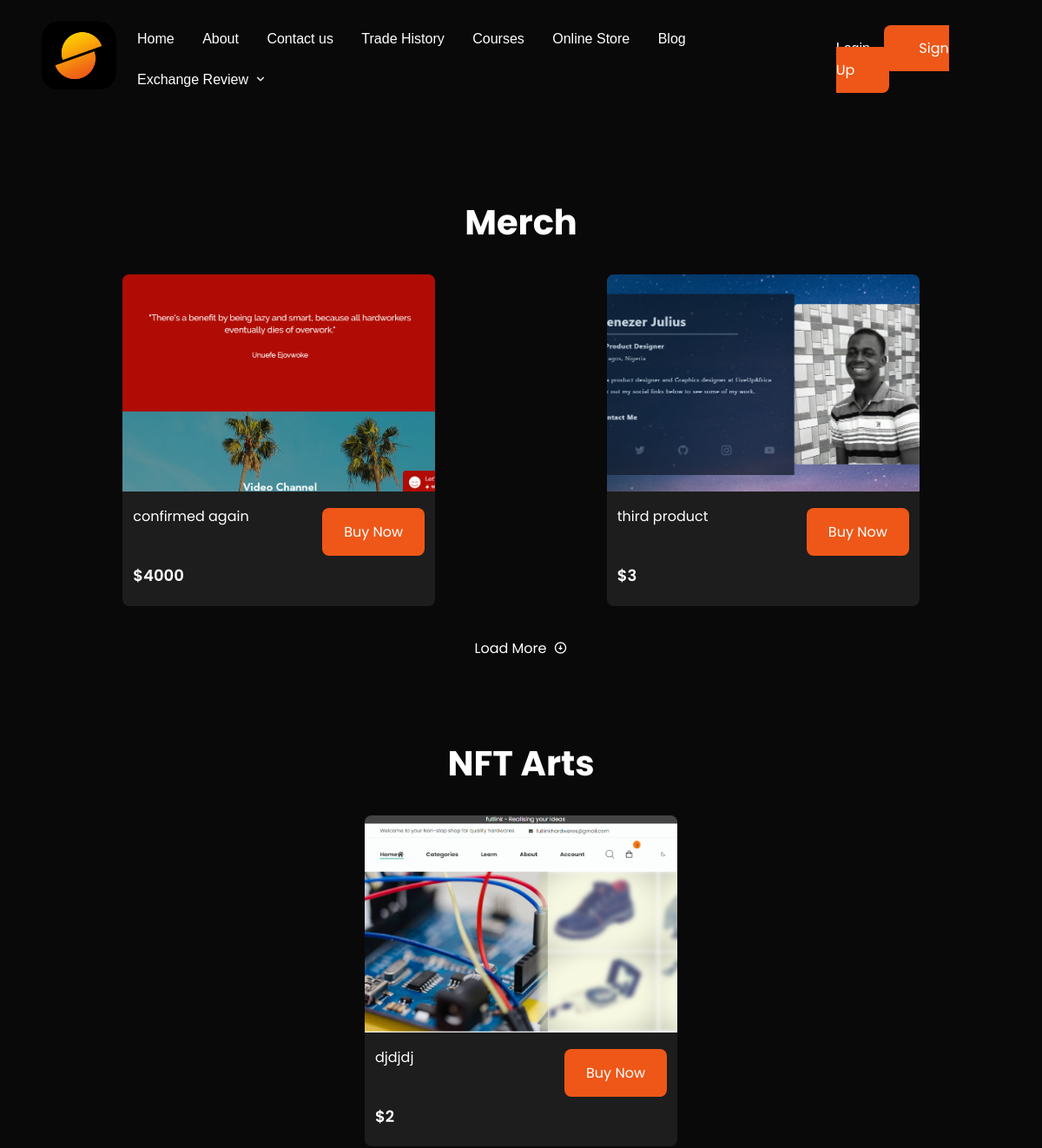
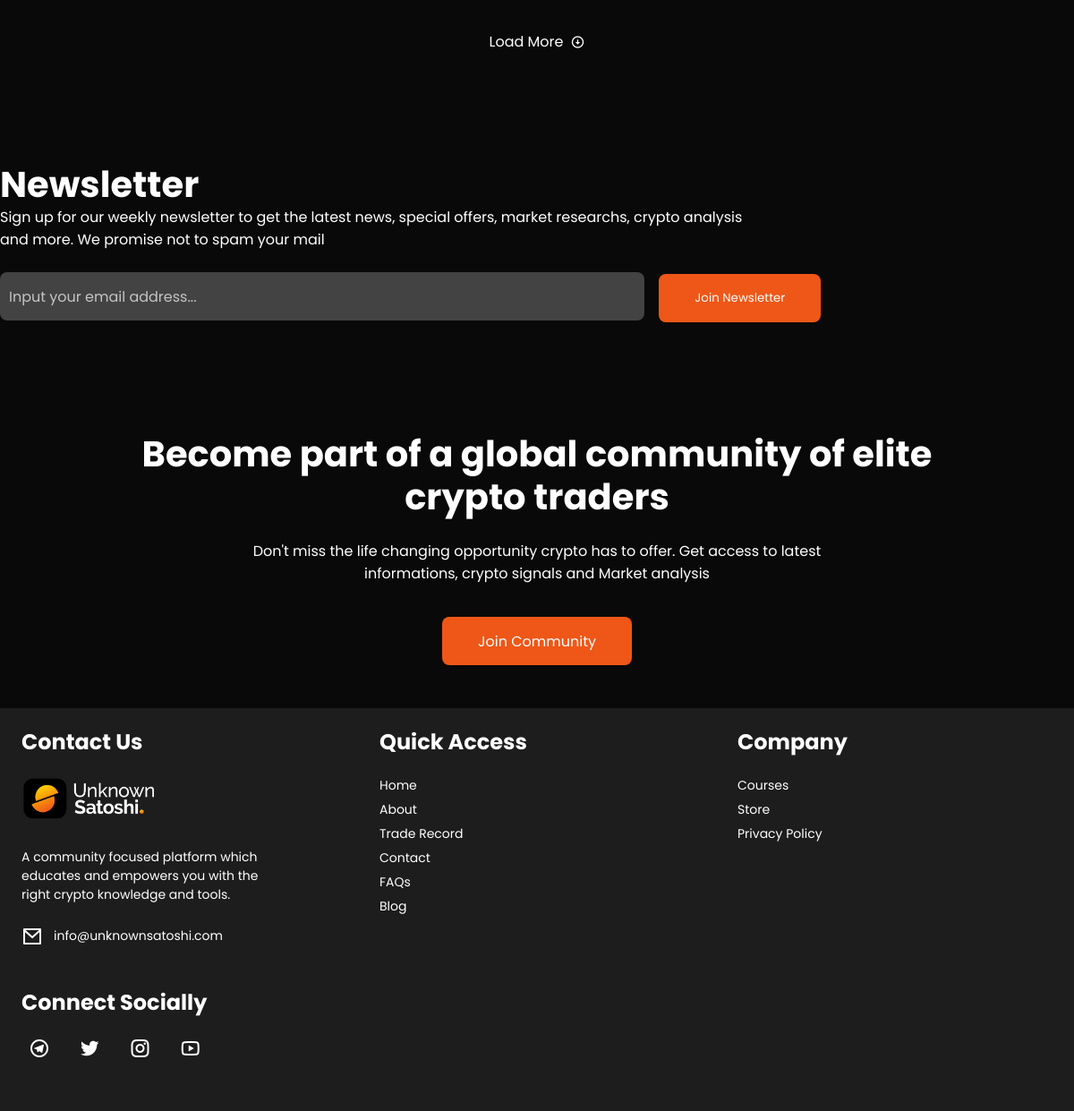
The app's page /onlinestore with its own data (2 pictures, top to bottom).
### cms/models.py (models this page shows, shortened)
class Product(models.Model):
    id = models.UUIDField(default=uuid.uuid4, unique=True, primary_key=True, editable=False)
    product_category = models.ForeignKey(ProductCategory, on_delete=models.CASCADE)
    product_name = models.TextField(null=True, blank=True)
    product_link = models.TextField(null=True, blank=True)
    price = models.IntegerField(default=0)
    featured_image = models.ImageField(null=True, blank=True, default="default.png", upload_to="product_images/")

### cms/views.py (the view)
# urls.py: path('onlinestore', views.onlinestore, name='onlinestore'),
def onlinestore(request):
    template_name = 'cms/store.html'
    merch_products = Product.objects.filter(product_category__name__icontains="merch")
    nfts_products = Product.objects.filter(product_category__name__icontains="nfts")
    context = {'merch_products':merch_products, "nfts_products":nfts_products}
    return render(request, template_name, context)

### cms/templates/cms/store.html
{% extends 'base2.html' %}
{% load static %}
{% block content %}
<body class="about-page">
	<div class="page-wrapper margin-extra">
            <section class="merch-store" id="merch">
                <div class="product-wrapper">
                    <h2>Merch</h2>
                    <div class="products-container">
                    {% for product in merch_products %}
                        <div class="product-container__item" id="merchCard">
                            <img src="{{product.featured_image.url}}" alt="picture of merch product">
                            <main>
                                <div class="details-container">
                                    <p>{{product.product_name}}</p>
                                    <a class="btn" href="{{product.product_link}}" target="_blank">Buy Now</a>
                                </div>
                                <h5>${{product.price}}</h5>
                            </main>
                        </div>
                    {% endfor %}
                    </div>
                </div>
                <div class="pagination">
                    <a class="merchBtn">Load More<i class="ri-arrow-down-circle-line"></i></a>
                </div>
            </section>
            <section class="NFT-store" id="nfts">
                <div class="product-wrapper">
                    <h2>NFT Arts</h2>
                    <div class="products-container">
                         {% for product in nfts_products %}
                        <div class="product-container__item" id="nftCard">
                            <img src="{{product.featured_image.url}}" alt="picture of merch product">
                            <main>
                                <div class="details-container">
                                    <p>{{product.product_name}}</p>
                                    <a class="btn" href="{{product.product_link}}">Buy Now</a>
                                </div>
                                <h5>${{product.price}}</h5>
                            </main>
                        </div>
                    {% endfor %}
                    </div>
                </div>
                <div class="pagination">
                    <a class="nftBtn">Load More<i class="ri-arrow-down-circle-line"></i></a>
                </div>
            </section>
	    </div>
	</div>
</body>
{% endblock content %}

### static/css/style.css (style rules this page uses)
html { scroll-behavior: smooth; }
* { margin: 0; padding: 0; -webkit-box-sizing: border-box; box-sizing: border-box; }
body { font-family: "Poppins", sans-serif; background-color: #0a0909; color: #fff; max-width: 1440px; margin: auto; }
.page-wrapper { padding: 0 24px; }
h2 { font-size: clamp(1.75em, 4vw, 2.5em); }
h5 { font-size: 18px; font-weight: 600; }
h2, h4, h5 { line-height: 1.2; }
p { font-size: 16px; font-weight: normal; }
a { text-decoration: none; color: #fff; }
.btn { padding: 15px 40px; border: 0px; border-radius: 8px; background-color: #ee5717; font-family: "Poppins", sans-serif; -webkit-transition: 0.3s; transition: 0.3s; height: 54px; width: auto; }
a.btn { text-decoration: none; color: #fff; }
img { object-fit: cover; object-position: center; }
.product-wrapper h2 { text-align: center; margin: 96px 0 24px 0; }
.products-container { display: -ms-grid; display: grid; grid-template-columns: repeat(auto-fit, minmax(290px, 1fr)); gap: 0.7rem; place-items: center; }
.products-container .product-container__item { max-width: 360px; border-radius: 8px; margin: 12px; background-color: #1d1d1d; }
.products-container #merchCard { display: none; }
.products-container #merchCard:nth-child(1) { display: block; }
.products-container #merchCard:nth-child(2) { display: block; }
.products-container #nftCard { display: none; }
.products-container #nftCard:nth-child(1) { display: block; }
.products-container .product-container__item img { -o-object-fit: cover; object-fit: cover; -o-object-position: center; object-position: center; width: 100%; height: 250px; border-radius: 8px 8px 0 0; }
.products-container .product-container__item main { padding: 12px 12px 24px 12px; }
.products-container .product-container__item .details-container { display: -webkit-box; display: -ms-flexbox; display: flex; }
.products-container .product-container__item .details-container p { width: 50%; line-height: 1.2; }
.products-container .product-container__item .details-container .btn { margin-left: auto; padding: 15px 25px; height: auto; text-align: center; vertical-align: middle; }
.products-container .product-container__item h5 { margin-top: 12px; }
.pagination { margin-top: 24px; }
.pagination a { display: -webkit-box; display: -ms-flexbox; display: flex; -webkit-box-pack: center; -ms-flex-pack: center; justify-content: center; -webkit-box-align: center; -ms-flex-align: center; align-items: center; cursor: pointer; }
.pagination a i { margin-left: 8px; }

### records on screen
Product: featured_image (picture), product_name "confirmed again", price "4000"
Product: featured_image (picture), product_name "third product", price "3"
Product: featured_image (picture), product_name "djdjdj", price "2"
